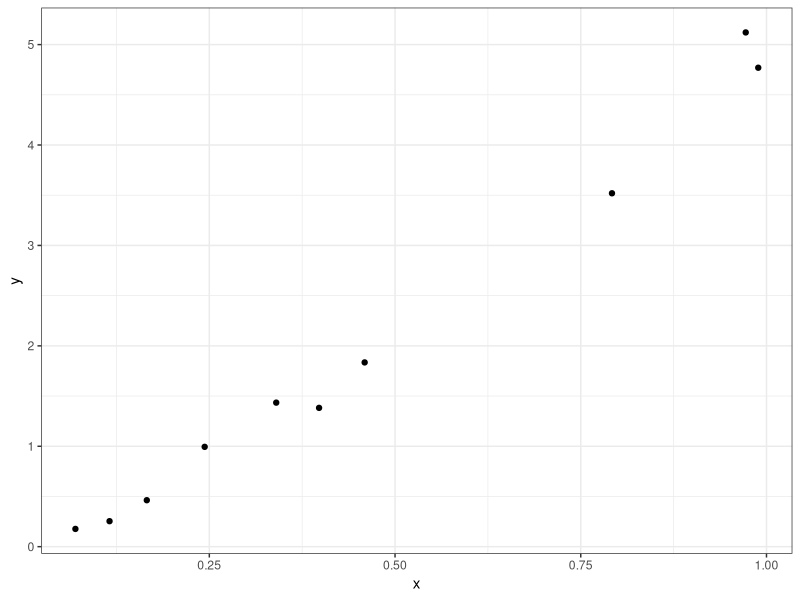
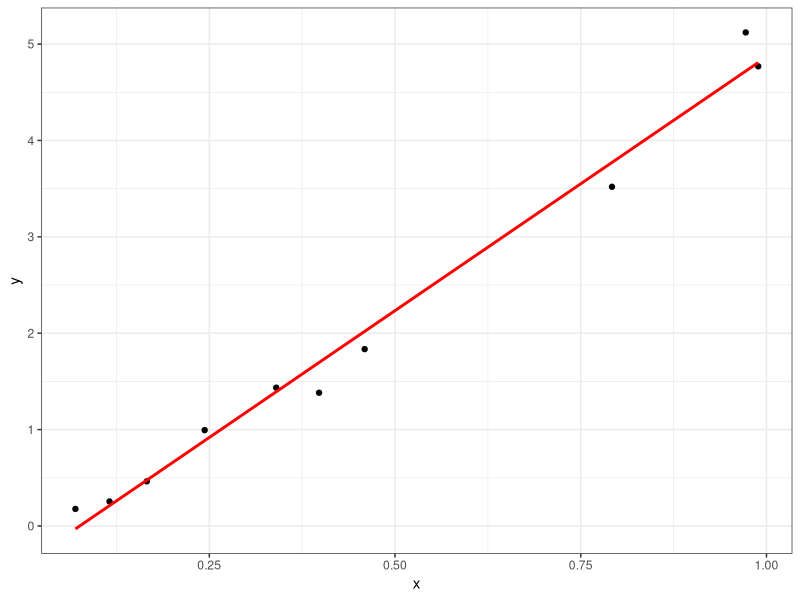
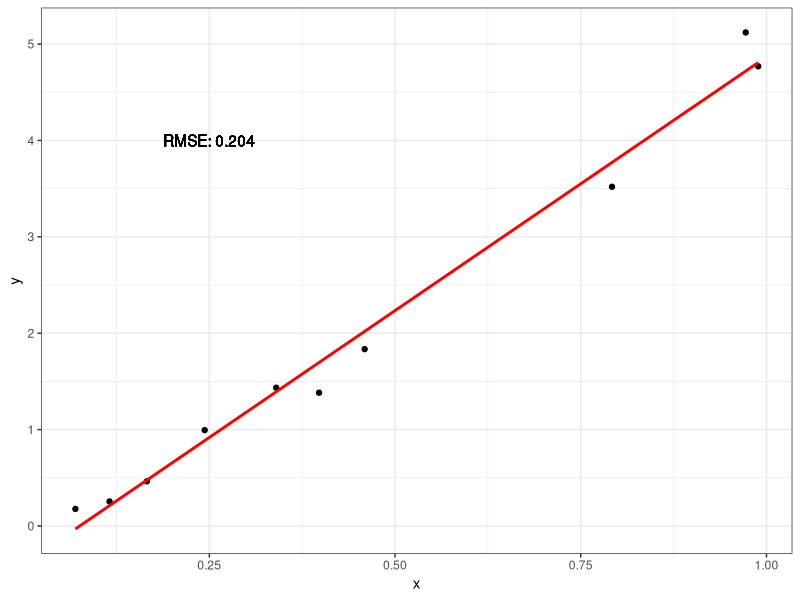
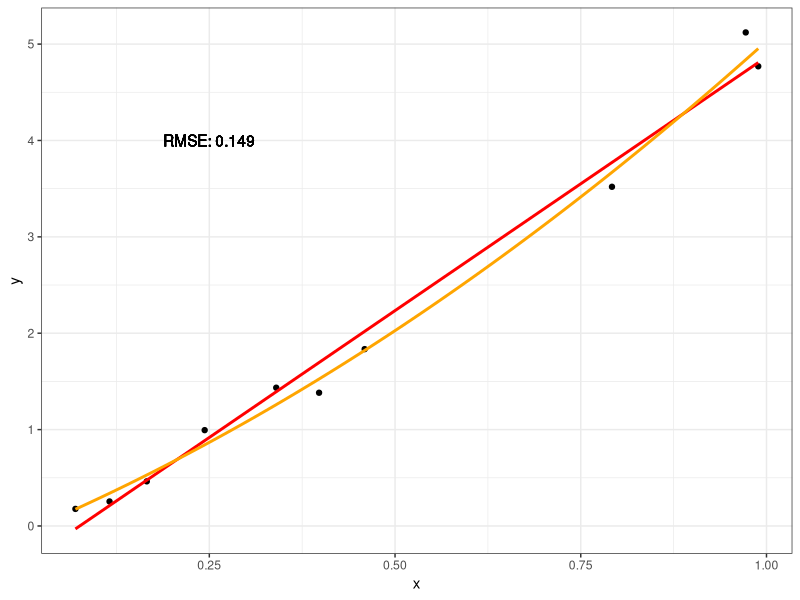
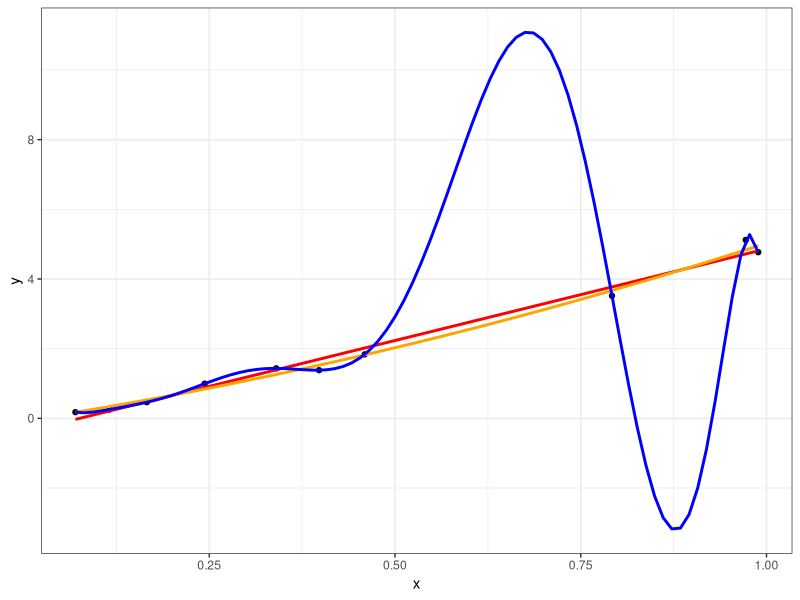
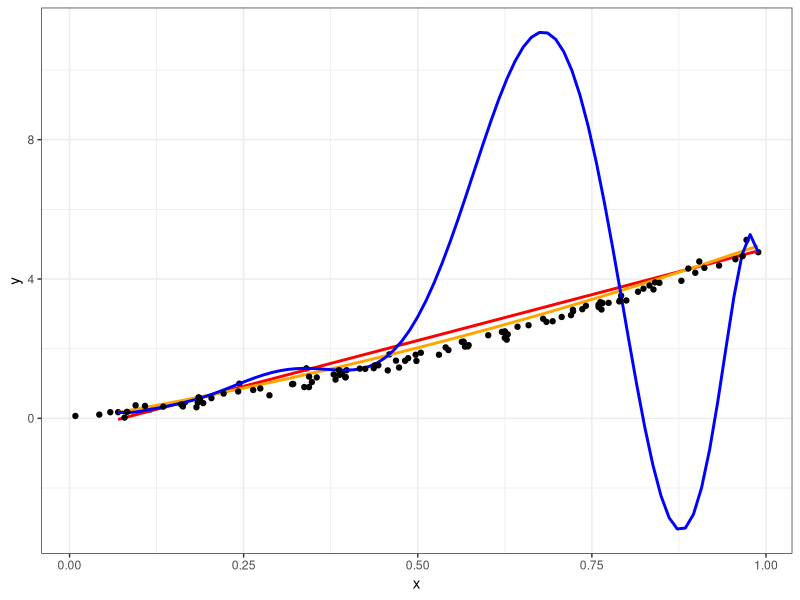
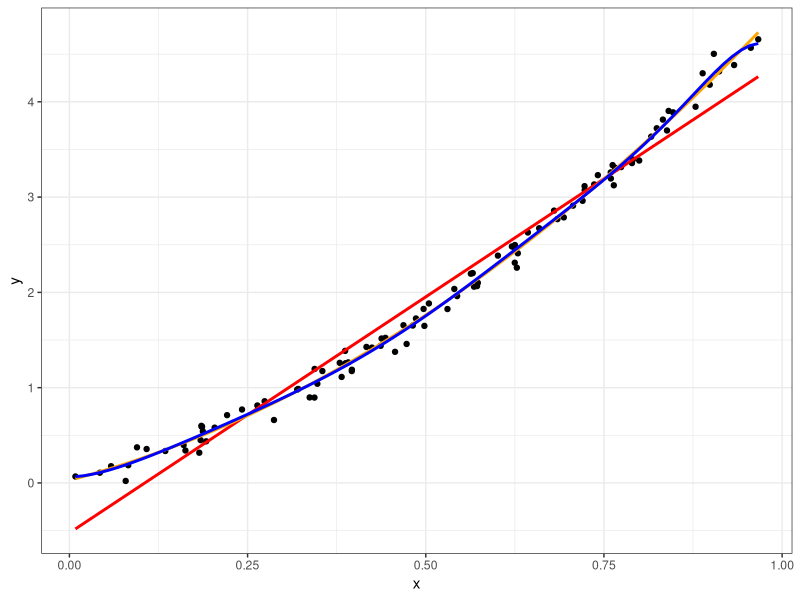

Source code (R) for these figures, in order: (Note: this script raises an error after producing the figures.)
## ---- chunk 1
options(htmltools.dir.version = FALSE)

knitr::opts_chunk$set(
  echo = FALSE, 
  message = FALSE, 
  warning = FALSE,
  fig.width=6, 
  fig.height=6,
  fig.align='center'
)

library(tidyverse)
## ---- chunk 2
set.seed(7)

dados <- data_frame(
  x = runif(10),
  y = 2*x + 3*x^2 + rnorm(10, 0, 0.15) 
)

dados2 <- data_frame(
  x = runif(100),
  y = 2*x + 3*x^2 + rnorm(100, 0, 0.1) 
)

modelo <- lm(y ~ x, data = dados)
modelo2 <- lm(y ~ poly(x, 2), data = dados)


ggplot(dados, aes(x = x, y = y)) + 
  geom_point() + 
  theme_bw()
## ---- chunk 3
p <- ggplot(dados, aes(x = x, y = y)) + geom_point() + 
  geom_smooth(formula = y ~ x, colour = "red", se = FALSE, method = 'lm') +
  theme_bw()

p
## ---- chunk 4
calcula_rmse <- function(modelo) {
  mean(residuals(modelo)^2) %>%
  sqrt() %>% 
  round(3)
}

rmse <- calcula_rmse(modelo) %>%
  str_c("RMSE: ", .)

p + geom_text(aes(x = 0.25, y = 4, label = rmse))
## ---- chunk 5
rmse <- calcula_rmse(modelo2) %>%
  str_c("RMSE: ", .)
  

ggplot(dados, aes(x = x, y = y)) + geom_point() + 
  geom_smooth(formula = y ~ x, colour = "red", se = FALSE, method = 'lm') +
  geom_smooth(formula = y ~ poly(x, 2), colour = "orange", se = FALSE, method = 'lm') +
  geom_text(aes(x = 0.25, y = 4, label = rmse)) +
  theme_bw()
## ---- chunk 6
poly_lm <- function(dados, d) {
  lm(y ~ poly(x, degree = d, raw = TRUE), data = dados)
}

modelos <- map(1:9, poly_lm, dados = dados)
rmse <- 
  map(modelos, calcula_rmse) %>% 
  purrr::flatten_dbl()

tibble(`Grau do polinômio` = 1:9, RMSE = rmse) %>% 
  knitr::kable(format = "html", align = c("c", "c"))
## ---- chunk 7
ggplot(dados, aes(x = x, y = y)) + geom_point() + 
  geom_smooth(formula = y ~ x, colour = "red", se = FALSE, method = 'lm') +
  geom_smooth(formula = y ~ poly(x, 2), colour = "orange", se = FALSE, method = 'lm') +
  geom_smooth(formula = y ~ poly(x, 9), colour = "blue", se = FALSE, method = 'lm') +
  theme_bw()
## ---- chunk 8
ggplot(dados, aes(x = x, y = y)) + geom_point() + 
  geom_smooth(formula = y ~ x, colour = "red", se = FALSE, method = 'lm') +
  geom_smooth(formula = y ~ poly(x, 2), colour = "orange", se = FALSE, method = 'lm') +
  geom_smooth(formula = y ~ poly(x, 9), colour = "blue", se = FALSE, method = 'lm') +
  geom_point(data = dados2, aes(x = x, y = y)) +
  theme_bw()
## ---- chunk 9
calcula_rmse_newdata <- function(modelo, newdata) {
  mean((newdata$y - predict(modelo, newdata = newdata))^2) %>%
  sqrt() %>% 
  round(3)
}

rmse <- 
  map(modelos, calcula_rmse_newdata, newdata = dados2) %>% 
  purrr::flatten_dbl()

tibble(`Grau do polinômio` = 1:9, RMSE = rmse) %>% 
  knitr::kable(format = "html", align = c("c", "c"))
## ---- chunk 10
ggplot(dados2, aes(x = x, y = y)) + geom_point() + 
  geom_smooth(formula = y ~ x, colour = "red", se = FALSE, method = 'lm') +
  geom_smooth(formula = y ~ poly(x, 2), colour = "orange", se = FALSE, method = 'lm') +
  geom_smooth(formula = y ~ poly(x, 9), colour = "blue", se = FALSE, method = 'lm') +
  theme_bw()
## ---- chunk 11
modelos <- map(1:9, poly_lm, dados = dados2)
rmse <- 
  map(modelos, calcula_rmse) %>% 
  purrr::flatten_dbl()

tibble(`Grau do polinômio` = 1:9, RMSE = rmse) %>% 
  knitr::kable(format = "html", align = c("c", "c"))
## ---- chunk 12
knitr::include_graphics("img/loocv.png")
## ---- chunk 13
knitr::include_graphics("img/k-fold-cv.png")
